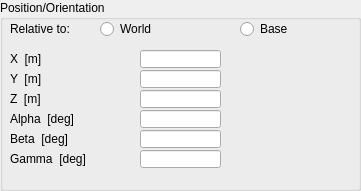
    <widget class="QGroupBox" name="groupBox">
     <property name="geometry">
      <rect>
       <x>10</x>
       <y>10</y>
       <width>361</width>
       <height>191</height>
      </rect>
     </property>
     <property name="title">
      <string>Position/Orientation</string>
     </property>
     <property name="flat">
      <bool>false</bool>
     </property>
     <widget class="QLabel" name="label">
      <property name="geometry">
       <rect>
        <x>10</x>
        <y>20</y>
        <width>91</width>
        <height>18</height>
       </rect>
      </property>
      <property name="text">
       <string>Relative to:</string>
      </property>
     </widget>
     <widget class="QRadioButton" name="qqCoordWorld">
      <property name="geometry">
       <rect>
        <x>100</x>
        <y>20</y>
        <width>131</width>
        <height>18</height>
       </rect>
      </property>
      <property name="focusPolicy">
       <enum>Qt::StrongFocus</enum>
      </property>
      <property name="text">
       <string>World</string>
      </property>
      <property name="autoExclusive">
       <bool>false</bool>
      </property>
     </widget>
     <widget class="QRadioButton" name="qqCoordBase">
      <property name="geometry">
       <rect>
        <x>240</x>
        <y>20</y>
        <width>101</width>
        <height>18</height>
       </rect>
      </property>
      <property name="focusPolicy">
       <enum>Qt::StrongFocus</enum>
      </property>
      <property name="text">
       <string>Base</string>
      </property>
      <property name="autoExclusive">
       <bool>false</bool>
      </property>
     </widget>
     <widget class="QLabel" name="label_5">
      <property name="geometry">
       <rect>
        <x>10</x>
        <y>50</y>
        <width>121</width>
        <height>18</height>
       </rect>
      </property>
      <property name="text">
       <string>X  [m]</string>
      </property>
     </widget>
     <widget class="QLabel" name="label_6">
      <property name="geometry">
       <rect>
        <x>10</x>
        <y>70</y>
        <width>121</width>
        <height>18</height>
       </rect>
      </property>
      <property name="text">
       <string>Y  [m]</string>
      </property>
     </widget>
     <widget class="QLabel" name="label_7">
      <property name="geometry">
       <rect>
        <x>10</x>
        <y>90</y>
        <width>121</width>
        <height>18</height>
       </rect>
      </property>
      <property name="text">
       <string>Z  [m]</string>
      </property>
     </widget>
     <widget class="QLineEdit" name="qqCoordZ">
      <property name="geometry">
       <rect>
        <x>140</x>
        <y>90</y>
        <width>81</width>
        <height>18</height>
       </rect>
      </property>
     </widget>
     <widget class="QLineEdit" name="qqCoordX">
      <property name="geometry">
       <rect>
        <x>140</x>
        <y>50</y>
        <width>81</width>
        <height>18</height>
       </rect>
      </property>
      <property name="text">
       <string/>
      </property>
     </widget>
     <widget class="QLineEdit" name="qqCoordY">
      <property name="geometry">
       <rect>
        <x>140</x>
        <y>70</y>
        <width>81</width>
        <height>18</height>
       </rect>
      </property>
     </widget>
     <widget class="QLabel" name="label_9">
      <property name="geometry">
       <rect>
        <x>10</x>
        <y>130</y>
        <width>121</width>
        <height>18</height>
       </rect>
      </property>
      <property name="text">
       <string>Beta  [deg]</string>
      </property>
     </widget>
     <widget class="QLabel" name="label_10">
      <property name="geometry">
       <rect>
        <x>10</x>
        <y>110</y>
        <width>121</width>
        <height>18</height>
       </rect>
      </property>
      <property name="text">
       <string>Alpha  [deg]</string>
      </property>
     </widget>
     <widget class="QLineEdit" name="qqCoordBeta">
      <property name="geometry">
       <rect>
        <x>140</x>
        <y>130</y>
        <width>81</width>
        <height>18</height>
       </rect>
      </property>
     </widget>
     <widget class="QLineEdit" name="qqCoordAlpha">
      <property name="geometry">
       <rect>
        <x>140</x>
        <y>110</y>
        <width>81</width>
        <height>18</height>
       </rect>
      </property>
      <property name="text">
       <string/>
      </property>
     </widget>
     <widget class="QLabel" name="label_11">
      <property name="geometry">
       <rect>
        <x>10</x>
        <y>150</y>
        <width>121</width>
        <height>18</height>
       </rect>
      </property>
      <property name="text">
       <string>Gamma  [deg]</string>
      </property>
     </widget>
     <widget class="QLineEdit" name="qqCoordGamma">
      <property name="geometry">
       <rect>
        <x>140</x>
        <y>150</y>
        <width>81</width>
        <height>18</height>
       </rect>
      </property>
     </widget>
    </widget>
